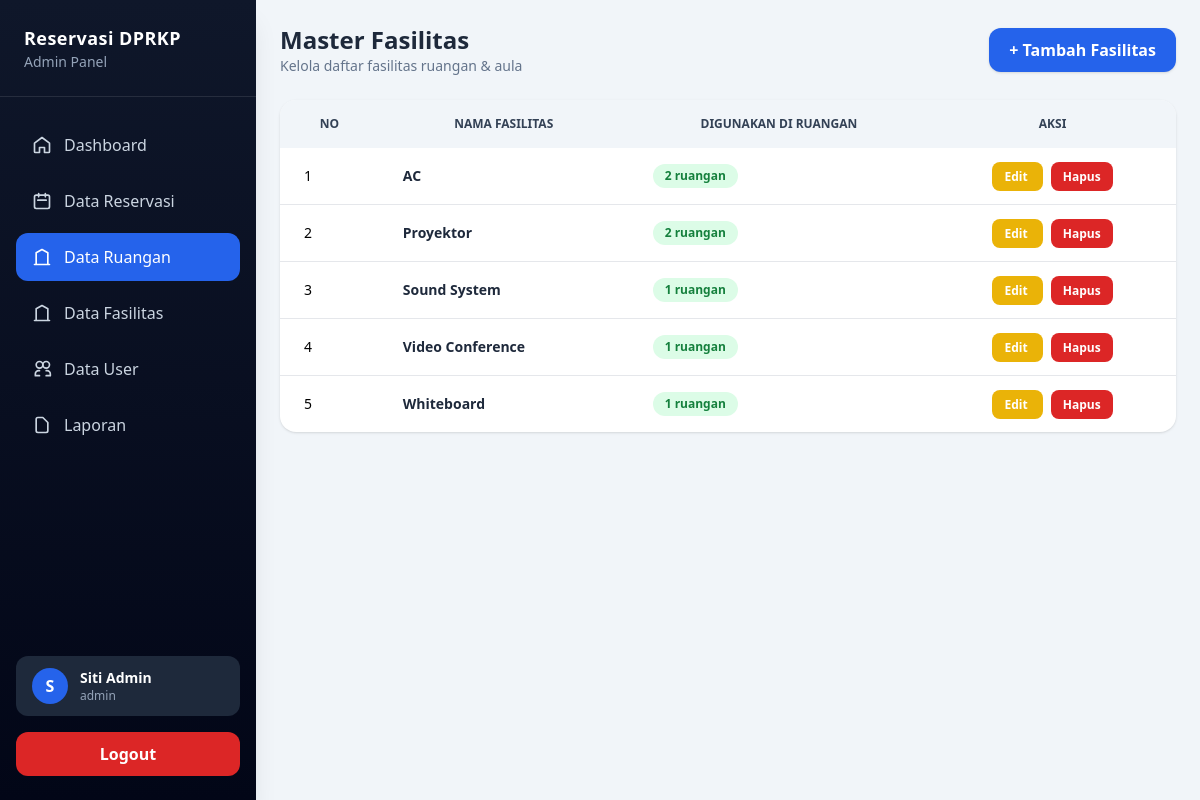
Page /admin/facility/index.php (signed in) on the committed database.
### tables this page shows
CREATE TABLE fasilitas (
  id INT UNSIGNED AUTO_INCREMENT PRIMARY KEY,
  nama VARCHAR(100) NOT NULL UNIQUE,
  created_at TIMESTAMP DEFAULT CURRENT_TIMESTAMP
);

### admin/facility/index.php (the view, shortened to what this page needs)
<?php
include '../../config/koneksi.php';
$query = mysqli_query($koneksi, "
  SELECT f.id, f.nama, COUNT(rf.ruangan_id) AS total_ruangan
  FROM fasilitas f
  LEFT JOIN ruangan_fasilitas rf ON f.id = rf.fasilitas_id
  GROUP BY f.id
  ORDER BY f.nama ASC
");
?>
<!DOCTYPE html>
<html lang="id">
<head>
  <script src="https://cdn.tailwindcss.com"></script>
</head>
<body class="bg-slate-100">
  <?php include '../../includes/layouts/sidebar.php'; ?>
  <div class="main-content p-6">
    <div class="flex items-center justify-between mb-6">
      <div>
        <h1 class="text-2xl font-bold text-slate-800">Master Fasilitas</h1>
        <p class="text-sm text-slate-500">
          Kelola daftar fasilitas ruangan & aula
        </p>
      </div>
      <a href="create.php"
        class="bg-blue-600 hover:bg-blue-700 text-white px-5 py-2.5 rounded-xl font-semibold shadow transition">
        + Tambah Fasilitas
      </a>
    </div>
    <div class="bg-white rounded-2xl shadow overflow-x-auto">
      <table class="min-w-full text-sm">
        <thead class="bg-slate-100 text-slate-700 uppercase text-xs">
          <tr>
            <th class="px-6 py-4">No</th>
            <th class="px-6 py-4">Nama Fasilitas</th>
            <th class="px-6 py-4">Digunakan di Ruangan</th>
            <th class="px-6 py-4 text-center">Aksi</th>
          </tr>
        </thead>
        <tbody class="divide-y">
          <?php $no = 1; ?>
          <?php while ($row = mysqli_fetch_assoc($query)): ?>
            <tr class="hover:bg-slate-50">
              <td class="px-6 py-4"><?= $no++; ?></td>
              <td class="px-6 py-4 font-semibold text-slate-800">
                <?= htmlspecialchars($row['nama']); ?>
              </td>
              <td class="px-6 py-4">
                <span class="inline-flex items-center gap-1 px-3 py-1 rounded-full
                <?= $row['total_ruangan'] > 0
                  ? 'bg-green-100 text-green-700'
                  : 'bg-slate-200 text-slate-600'; ?>
                text-xs font-semibold">
                  <?= $row['total_ruangan']; ?> ruangan
                </span>
              </td>
              <td class="px-6 py-4 text-center space-x-2">
                <a href="edit.php?id=<?= $row['id']; ?>"
                  class="bg-yellow-500 hover:bg-yellow-600 text-white px-3 py-1.5 rounded-lg text-xs font-semibold">
                  Edit
                </a>
                <a href="delete.php?id=<?= $row['id']; ?>"
                  onclick="return confirm('Yakin ingin menghapus fasilitas ini?')"
                  class="bg-red-600 hover:bg-red-700 text-white px-3 py-1.5 rounded-lg text-xs font-semibold">
                  Hapus
                </a>
              </td>
            </tr>
          <?php endwhile; ?>
        </tbody>
      </table>
    </div>
  </div>
</body>
</html>

### includes/layouts/sidebar.php (style rules this page uses)
.main-content { margin-left: 16rem; }

### rows in the picture
fasilitas: nama "AC", total_ruangan "2"
fasilitas: nama "Proyektor", total_ruangan "2"
fasilitas: nama "Sound System", total_ruangan "1"
fasilitas: nama "Video Conference", total_ruangan "1"
fasilitas: nama "Whiteboard", total_ruangan "1"

### other values in the picture
str_replace('_', ' ', $role) "Admin"
substr($nama, 0, 1) "S"
$nama "Siti Admin"
$role "admin"
